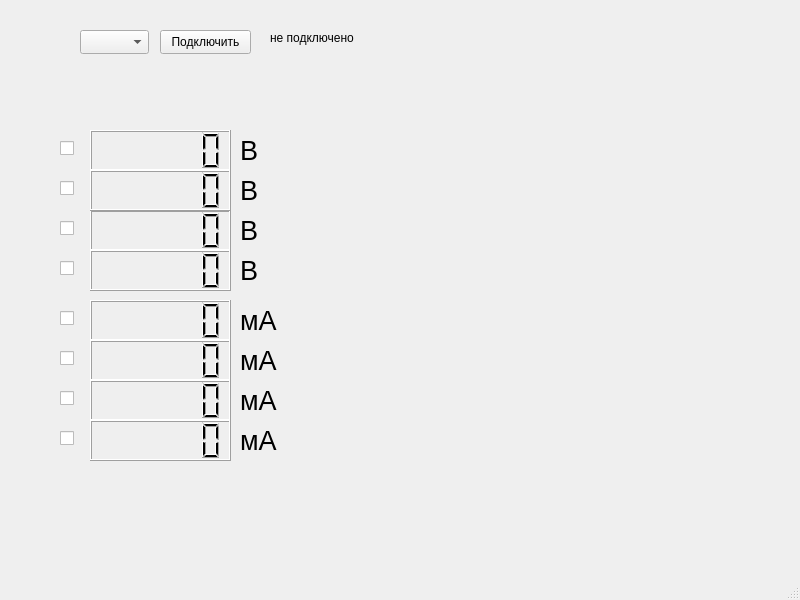
<?xml version="1.0" encoding="UTF-8"?>
<ui version="4.0">
 <class>MainWindow</class>
 <widget class="QMainWindow" name="MainWindow">
  <property name="geometry">
   <rect>
    <x>0</x>
    <y>0</y>
    <width>800</width>
    <height>600</height>
   </rect>
  </property>
  <property name="windowTitle">
   <string>MainWindow</string>
  </property>
  <widget class="QWidget" name="centralwidget">
   <widget class="QLCDNumber" name="V1">
    <property name="geometry">
     <rect>
      <x>90</x>
      <y>130</y>
      <width>141</width>
      <height>41</height>
     </rect>
    </property>
    <property name="digitCount">
     <number>6</number>
    </property>
   </widget>
   <widget class="QLCDNumber" name="V3">
    <property name="geometry">
     <rect>
      <x>90</x>
      <y>210</y>
      <width>141</width>
      <height>41</height>
     </rect>
    </property>
    <property name="digitCount">
     <number>6</number>
    </property>
   </widget>
   <widget class="QLCDNumber" name="V2">
    <property name="geometry">
     <rect>
      <x>90</x>
      <y>170</y>
      <width>141</width>
      <height>41</height>
     </rect>
    </property>
    <property name="digitCount">
     <number>6</number>
    </property>
   </widget>
   <widget class="QLCDNumber" name="V4">
    <property name="geometry">
     <rect>
      <x>90</x>
      <y>250</y>
      <width>141</width>
      <height>41</height>
     </rect>
    </property>
    <property name="digitCount">
     <number>6</number>
    </property>
   </widget>
   <widget class="QLCDNumber" name="A1">
    <property name="geometry">
     <rect>
      <x>90</x>
      <y>300</y>
      <width>141</width>
      <height>41</height>
     </rect>
    </property>
    <property name="digitCount">
     <number>6</number>
    </property>
   </widget>
   <widget class="QLCDNumber" name="A2">
    <property name="geometry">
     <rect>
      <x>90</x>
      <y>340</y>
      <width>141</width>
      <height>41</height>
     </rect>
    </property>
    <property name="digitCount">
     <number>6</number>
    </property>
   </widget>
   <widget class="QLCDNumber" name="A3">
    <property name="geometry">
     <rect>
      <x>90</x>
      <y>380</y>
      <width>141</width>
      <height>41</height>
     </rect>
    </property>
    <property name="digitCount">
     <number>6</number>
    </property>
   </widget>
   <widget class="QLCDNumber" name="A4">
    <property name="geometry">
     <rect>
      <x>90</x>
      <y>420</y>
      <width>141</width>
      <height>41</height>
     </rect>
    </property>
    <property name="digitCount">
     <number>6</number>
    </property>
   </widget>
   <widget class="QCheckBox" name="V1_checkbox">
    <property name="geometry">
     <rect>
      <x>60</x>
      <y>140</y>
      <width>16</width>
      <height>16</height>
     </rect>
    </property>
    <property name="text">
     <string/>
    </property>
   </widget>
   <widget class="QCheckBox" name="V2_checkbox">
    <property name="geometry">
     <rect>
      <x>60</x>
      <y>180</y>
      <width>16</width>
      <height>16</height>
     </rect>
    </property>
    <property name="text">
     <string/>
    </property>
   </widget>
   <widget class="QCheckBox" name="V3_checkbox">
    <property name="geometry">
     <rect>
      <x>60</x>
      <y>220</y>
      <width>16</width>
      <height>16</height>
     </rect>
    </property>
    <property name="text">
     <string/>
    </property>
   </widget>
   <widget class="QCheckBox" name="V4_checkbox">
    <property name="geometry">
     <rect>
      <x>60</x>
      <y>260</y>
      <width>16</width>
      <height>16</height>
     </rect>
    </property>
    <property name="text">
     <string/>
    </property>
   </widget>
   <widget class="QCheckBox" name="A1_checkbox">
    <property name="geometry">
     <rect>
      <x>60</x>
      <y>310</y>
      <width>16</width>
      <height>16</height>
     </rect>
    </property>
    <property name="text">
     <string/>
    </property>
   </widget>
   <widget class="QCheckBox" name="A2_checkbox">
    <property name="geometry">
     <rect>
      <x>60</x>
      <y>350</y>
      <width>16</width>
      <height>16</height>
     </rect>
    </property>
    <property name="text">
     <string/>
    </property>
   </widget>
   <widget class="QCheckBox" name="A3_checkbox">
    <property name="geometry">
     <rect>
      <x>60</x>
      <y>390</y>
      <width>16</width>
      <height>16</height>
     </rect>
    </property>
    <property name="text">
     <string/>
    </property>
   </widget>
   <widget class="QCheckBox" name="A4_checkbox">
    <property name="geometry">
     <rect>
      <x>60</x>
      <y>430</y>
      <width>16</width>
      <height>16</height>
     </rect>
    </property>
    <property name="text">
     <string/>
    </property>
   </widget>
   <widget class="QLabel" name="V1_label">
    <property name="enabled">
     <bool>true</bool>
    </property>
    <property name="geometry">
     <rect>
      <x>240</x>
      <y>130</y>
      <width>31</width>
      <height>41</height>
     </rect>
    </property>
    <property name="text">
     <string>&lt;html&gt;&lt;head/&gt;&lt;body&gt;&lt;p&gt;&lt;span style=&quot; font-size:20pt;&quot;&gt;В&lt;/span&gt;&lt;/p&gt;&lt;/body&gt;&lt;/html&gt;</string>
    </property>
   </widget>
   <widget class="QLabel" name="V2_label">
    <property name="enabled">
     <bool>true</bool>
    </property>
    <property name="geometry">
     <rect>
      <x>240</x>
      <y>170</y>
      <width>31</width>
      <height>41</height>
     </rect>
    </property>
    <property name="text">
     <string>&lt;html&gt;&lt;head/&gt;&lt;body&gt;&lt;p&gt;&lt;span style=&quot; font-size:20pt;&quot;&gt;В&lt;/span&gt;&lt;/p&gt;&lt;/body&gt;&lt;/html&gt;</string>
    </property>
   </widget>
   <widget class="QLabel" name="V3_label">
    <property name="enabled">
     <bool>true</bool>
    </property>
    <property name="geometry">
     <rect>
      <x>240</x>
      <y>210</y>
      <width>31</width>
      <height>41</height>
     </rect>
    </property>
    <property name="text">
     <string>&lt;html&gt;&lt;head/&gt;&lt;body&gt;&lt;p&gt;&lt;span style=&quot; font-size:20pt;&quot;&gt;В&lt;/span&gt;&lt;/p&gt;&lt;/body&gt;&lt;/html&gt;</string>
    </property>
   </widget>
   <widget class="QLabel" name="V4_label">
    <property name="enabled">
     <bool>true</bool>
    </property>
    <property name="geometry">
     <rect>
      <x>240</x>
      <y>250</y>
      <width>31</width>
      <height>41</height>
     </rect>
    </property>
    <property name="text">
     <string>&lt;html&gt;&lt;head/&gt;&lt;body&gt;&lt;p&gt;&lt;span style=&quot; font-size:20pt;&quot;&gt;В&lt;/span&gt;&lt;/p&gt;&lt;/body&gt;&lt;/html&gt;</string>
    </property>
   </widget>
   <widget class="QLabel" name="A1_label">
    <property name="enabled">
     <bool>true</bool>
    </property>
    <property name="geometry">
     <rect>
      <x>240</x>
      <y>300</y>
      <width>41</width>
      <height>41</height>
     </rect>
    </property>
    <property name="text">
     <string>&lt;html&gt;&lt;head/&gt;&lt;body&gt;&lt;p&gt;&lt;span style=&quot; font-size:20pt;&quot;&gt;мА&lt;/span&gt;&lt;/p&gt;&lt;/body&gt;&lt;/html&gt;</string>
    </property>
   </widget>
   <widget class="QLabel" name="A2_label">
    <property name="enabled">
     <bool>true</bool>
    </property>
    <property name="geometry">
     <rect>
      <x>240</x>
      <y>340</y>
      <width>41</width>
      <height>41</height>
     </rect>
    </property>
    <property name="text">
     <string>&lt;html&gt;&lt;head/&gt;&lt;body&gt;&lt;p&gt;&lt;span style=&quot; font-size:20pt;&quot;&gt;мА&lt;/span&gt;&lt;/p&gt;&lt;/body&gt;&lt;/html&gt;</string>
    </property>
   </widget>
   <widget class="QLabel" name="A3_label">
    <property name="enabled">
     <bool>true</bool>
    </property>
    <property name="geometry">
     <rect>
      <x>240</x>
      <y>380</y>
      <width>41</width>
      <height>41</height>
     </rect>
    </property>
    <property name="text">
     <string>&lt;html&gt;&lt;head/&gt;&lt;body&gt;&lt;p&gt;&lt;span style=&quot; font-size:20pt;&quot;&gt;мА&lt;/span&gt;&lt;/p&gt;&lt;/body&gt;&lt;/html&gt;</string>
    </property>
   </widget>
   <widget class="QLabel" name="A4_label">
    <property name="enabled">
     <bool>true</bool>
    </property>
    <property name="geometry">
     <rect>
      <x>240</x>
      <y>420</y>
      <width>41</width>
      <height>41</height>
     </rect>
    </property>
    <property name="text">
     <string>&lt;html&gt;&lt;head/&gt;&lt;body&gt;&lt;p&gt;&lt;span style=&quot; font-size:20pt;&quot;&gt;мА&lt;/span&gt;&lt;/p&gt;&lt;/body&gt;&lt;/html&gt;</string>
    </property>
   </widget>
   <widget class="QComboBox" name="portList">
    <property name="geometry">
     <rect>
      <x>80</x>
      <y>30</y>
      <width>69</width>
      <height>24</height>
     </rect>
    </property>
   </widget>
   <widget class="QPushButton" name="connect_MC">
    <property name="geometry">
     <rect>
      <x>160</x>
      <y>30</y>
      <width>91</width>
      <height>24</height>
     </rect>
    </property>
    <property name="text">
     <string>Подключить</string>
    </property>
   </widget>
   <widget class="QLabel" name="connect_label">
    <property name="geometry">
     <rect>
      <x>270</x>
      <y>30</y>
      <width>101</width>
      <height>16</height>
     </rect>
    </property>
    <property name="text">
     <string>не подключено</string>
    </property>
   </widget>
  </widget>
  <widget class="QMenuBar" name="menubar">
   <property name="geometry">
    <rect>
     <x>0</x>
     <y>0</y>
     <width>800</width>
     <height>22</height>
    </rect>
   </property>
  </widget>
  <widget class="QStatusBar" name="statusbar"/>
 </widget>
 <resources/>
 <connections/>
</ui>
